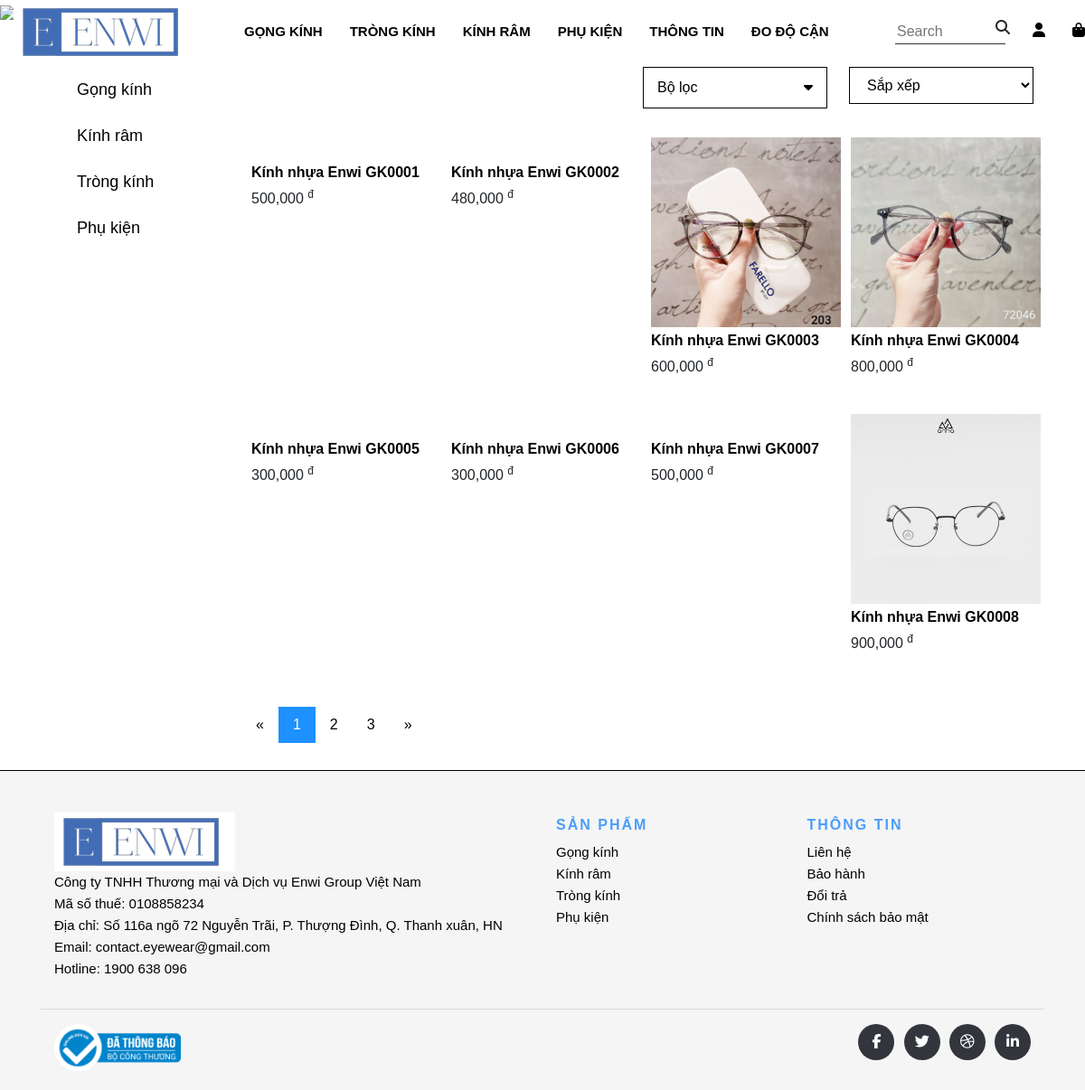
Screenshot of /chuyen-muc/L001/nhua-cung with the database file from the repository.
### tables this page shows
CREATE TABLE `sanpham` (
  `MaSP` varchar(20) NOT NULL,
  `MaLoai` varchar(10) NOT NULL,
  `TenSP` varchar(100) NOT NULL,
  `SoLuong` int(11) NOT NULL,
  `ThuongHieu` varchar(50) NOT NULL,
  `GiaTien` int(11) NOT NULL,
  `ChatLieu` varchar(50) NOT NULL,
  `XuatXu` varchar(50) NOT NULL,
  `ThongSo` varchar(50) DEFAULT NULL
);

CREATE TABLE `anh` (
  `MaAnh` int(1) NOT NULL,
  `MaSP` varchar(20) NOT NULL,
  `TenAnh` text NOT NULL
);

### application/controllers/ChuyenMuc.php (called while the page is built, shortened)
<?php if ( ! defined('BASEPATH')) exit('No direct script access allowed');
class ChuyenMuc extends CI_Controller {
	public function __construct()
	{
		$this->load->model('Model_SanPham');
	}
	public function ChuyenMucSanPham($MaLoai, $TinhChat){
		$start = 0;
		$limit = 8;
		$banner = array(
			'L001' => 'gkc.jpeg',
			'L002' => 'trongkinh.jpeg',
			'L003' => 'gkr.jpeg',
			'L004' => 'phukien.jpeg'
		);
		$slug = "";
		if($TinhChat == "nhua-cung"){
			$TinhChat = "Nhựa cứng";
			$slug = "nhua-cung";
		}else if($TinhChat == "hop-kinh"){
			$TinhChat = "Hộp kính";
			$slug = "hop-kinh";
		}else if($TinhChat == "tui-tote"){
			$TinhChat = "Túi tote";
			$slug = "tui-tote";
		}else if($TinhChat == "khan-nano"){
			$TinhChat = "Khăn Nano";
			$slug = "khan-nano";
		}else if($TinhChat == "day-deo-kinh"){
			$TinhChat = "Dây đeo kính";
			$slug = "day-deo-kinh";
		}
		$img_banner = $banner[$MaLoai];
		if(isset($_GET['trang'])){
			if($_GET['trang'] <= 0){
				$_GET['trang'] = 1;
			}
			$start = ($_GET['trang'] - 1) * $limit;
			$sumProduct = $this->Model_SanPham->getSumProductCategory($MaLoai, $TinhChat);
			$result = $this->Model_SanPham->getCategory($MaLoai, $TinhChat, $start, $limit);
			if($slug == ""){
				$data = array(
					'result' => $result,
					'page' => ceil($sumProduct / $limit),
					'MaLoai' => $MaLoai,
					'TinhChat' => $TinhChat,
					'img_banner' => $img_banner
				);
				return $this->load->view('ChuyenMuc', $data);
			}else{
				$data = array(
					'result' => $result,
					'page' => ceil($sumProduct / $limit),
					'MaLoai' => $MaLoai,
					'TinhChat' => $slug,
					'img_banner' => $img_banner
				);
				return $this->load->view('ChuyenMuc', $data);
			}
		}else{
			$sumProduct = $this->Model_SanPham->getSumProductCategory($MaLoai, $TinhChat);
			$result = $this->Model_SanPham->getCategory($MaLoai, $TinhChat, $start, $limit);
			if($slug == ""){
				$data = array(
					'result' => $result,
					'page' => ceil($sumProduct / $limit),
					'MaLoai' => $MaLoai,
					'TinhChat' => $TinhChat,
					'img_banner' => $img_banner
				);
				return $this->load->view('ChuyenMuc', $data);
			}else{
				$data = array(
					'result' => $result,
					'page' => ceil($sumProduct / $limit),
					'MaLoai' => $MaLoai,
					'TinhChat' => $slug,
					'img_banner' => $img_banner
				);
				return $this->load->view('ChuyenMuc', $data);
			}
		}
	}
}

### index.php (called while the page is built, shortened)
<?php
require_once BASEPATH.'core/CodeIgniter.php';

### application/models/Model_SanPham.php (called while the page is built, shortened)
<?php if ( ! defined('BASEPATH')) exit('No direct script access allowed');
class Model_SanPham extends CI_Model {
	public function getCategory($MaLoai,$TinhChat, $start, $limit){
		if($MaLoai == "L001"){
			$sql = "SELECT sanpham.*, loaisp.*, anh.* FROM `sanpham`, `loaisp`, `anh` WHERE sanpham.MaLoai = loaisp.MaLoai AND sanpham.MaSP = anh.MaSP AND sanpham.MaLoai = ? AND sanpham.ChatLieu = ? GROUP BY sanpham.MaSP LIMIT ?, ?";
			$result = $this->db->query($sql,array($MaLoai, $TinhChat, $start, $limit));
			return $result->result_array();
		}else if($MaLoai == "L002"){
			$sql = "SELECT sanpham.*, loaisp.*, anh.* FROM `sanpham`, `loaisp`, `anh` WHERE sanpham.MaLoai = loaisp.MaLoai AND sanpham.MaSP = anh.MaSP AND sanpham.MaLoai = ? AND sanpham.ThuongHieu = ? GROUP BY sanpham.MaSP LIMIT ?, ?";
			$result = $this->db->query($sql,array($MaLoai, $TinhChat, $start, $limit));
			return $result->result_array();
		}else if($MaLoai == "L003"){
			$sql = "SELECT sanpham.*, loaisp.*, anh.* FROM `sanpham`, `loaisp`, `anh` WHERE sanpham.MaLoai = loaisp.MaLoai AND sanpham.MaSP = anh.MaSP AND sanpham.MaLoai = ? GROUP BY sanpham.MaSP LIMIT ?, ?";
			$result = $this->db->query($sql,array($MaLoai,$start,$limit));
			return $result->result_array();
		}else if($MaLoai == "L004"){
			$TinhChat = "%".$TinhChat."%";
			$sql = "SELECT sanpham.*, loaisp.*, anh.* FROM `sanpham`, `loaisp`, `anh` WHERE sanpham.MaLoai = loaisp.MaLoai AND sanpham.MaSP = anh.MaSP AND sanpham.MaLoai = ? AND sanpham.TenSP LIKE ? GROUP BY sanpham.MaSP LIMIT ?, ?";
			$result = $this->db->query($sql,array($MaLoai, $TinhChat, $start, $limit));
			return $result->result_array();
		}
	}
}

### application/views/ChuyenMuc.php (the view, shortened to what this page needs)
<?php require(__DIR__.'/layouts/header.php'); ?>
<link rel="stylesheet" href="<?php echo base_url('public/css/cartegory.css'); ?>">
<img src="<?php echo base_url('uploads/'.$img_banner); ?>">
<section class="cartegory">
    <div class="container">
        <div class="row">
            <div class="cartegory-left">
                <ul>
                    <li class="cartegory-left-li"><a href="<?php echo base_url('chuyen-muc/L001/') ?>">Gọng kính</a></li>
                    <li class="cartegory-left-li"><a href="<?php echo base_url('chuyen-muc/L003/') ?>">Kính râm</a></li>
                    <li class="cartegory-left-li"><a href="<?php echo base_url('chuyen-muc/L002/') ?>">Tròng kính</a></li>
                    <li class="cartegory-left-li"><a href="<?php echo base_url('chuyen-muc/L004/') ?>">Phụ kiện</a></li>
                </ul>
            </div>
            <div class="cartegory-right row">
                <div class="cartegory-right-top-item">
                </div>
                <div class="cartegory-right-top-item">
                    <button> <span>Bộ lọc</span> <i class="fas fa-sort-down"></i> </button>
                </div>
                <div class="cartegory-right-top-item">
                    <select name="" id="" onchange="location = this.value;">
                        <option value="">Sắp xếp</option>
                    </select>
                </div>
                <div class="cartegory-right-content row">
                	<?php foreach ($result as $key => $value): ?>
                    	<div class="cartegory-right-content-item">
	                        <a href="<?php echo base_url('san-pham/'.$value['MaSP']); ?>">
	                            <img src="<?php echo base_url('uploads/'.$value['TenAnh']); ?>" alt="">
	                        </a>
	                        <h1><a style="color: black;" href="<?php echo base_url('san-pham/'.$value['MaSP']); ?>"><?php echo $value['TenSP']; ?></a></h1>
	                        <p><?php echo number_format($value['GiaTien']); ?> <sup>đ</sup></p>
	                    </div>
                    <?php endforeach ?>
                </div>
                <div class="pagination" style="margin-top: 30px; margin-bottom: 30px;">
                	<?php if(isset($_GET['trang']) && $_GET['trang'] == 2){ ?>
                		<a href="<?php echo base_url('chuyen-muc/'.$MaLoai.'/'.$TinhChat.''); ?>">«</a>
                	<?php }else if(isset($_GET['trang'])){ ?>
                		<a href="<?php echo base_url('chuyen-muc/'.$MaLoai.'/'.$TinhChat); ?>?trang=<?php echo $_GET['trang'] - 1; ?>">«</a>
                	<?php }else{ ?>
                		<a href="#">«</a>
                	<?php } ?>
                    <?php for ($i = 1; $i <= $page ; $i++) { ?>
                    	<?php if(!isset($_GET['trang']) && $i == 1){ ?>
                    		<a class="active" href="<?php echo base_url('chuyen-muc/'.$MaLoai.'/'.$TinhChat); ?>"><?php echo $i; ?></a>
                    	<?php }else if(isset($_GET['trang']) && $i == $_GET['trang']){ ?>
                    		<a class="active" href="<?php echo base_url('chuyen-muc/'.$MaLoai.'/'.$TinhChat); ?>?trang=<?php echo $i; ?>"><?php echo $i; ?></a>
                    	<?php }else{ ?>
                    		<a href="<?php echo base_url('chuyen-muc/'.$MaLoai.'/'.$TinhChat); ?>?trang=<?php echo $i; ?>"><?php echo $i; ?></a>
                    	<?php } ?>
                    <?php } ?>
                    <?php if(!isset($_GET['trang']) && $page >= 2){ ?>
                    	<a href="<?php echo base_url('chuyen-muc/'.$MaLoai.'/'.$TinhChat); ?>?trang=2">»</a>
                    <?php }else if(isset($_GET['trang']) && $page >= 2 && $page != $_GET['trang']){ ?>
						<a href="<?php echo base_url('chuyen-muc/'.$MaLoai.'/'.$TinhChat); ?>?trang=<?php echo $_GET['trang'] + 1; ?>">»</a>
					<?php }else{ ?>
						<a href="#">»</a>
					<?php } ?>
                </div>
            </div>
        </div>
    </div>
</section>
<?php require(__DIR__.'/layouts/footer.php'); ?>

### public/css/trangchu.css (style rules this page uses)
* { box-sizing: border-box; font-family: Arial, Helvetica, sans-serif; }
li { list-style: none; }
a { text-decoration: none; color: black; }

### public/css/cartegory.css (style rules this page uses)
img { vertical-align: middle; border-style: none; max-width: 100%; }
.cartegory { padding: 50px 0 0; }
.cartegory-left { width: 20%; }
.cartegory-left ul li { padding: 12px 0; }
.cartegory-left ul li a { color: black; font-size: 18px; }
.cartegory-right { width: 80%; }
.cartegory-right-top-item:first-child { flex: 2; font-size: 16px; font-weight: bold; }
.cartegory-right-top-item { flex: 1; padding: 0 12px; }
.cartegory-right-top-item button { width: 100%; padding: 10px 15px; display: flex; justify-content: space-between; background-color: white; border: 1px solid black; cursor: pointer; }
.cartegory-right-top-item select { width: 100%; padding: 10px 15px; display: flex; justify-content: space-between; background-color: white; border: 1px solid black; cursor: pointer; }
.cartegory-right-content { margin-top: 20px; }
.cartegory-right-content-item { width: calc(25% - 12px); text-align: left; padding: 12px 0; margin-left: 11px; }
.cartegory-right-content h1 { font-size: 16px; margin-top: 5px; color: black; font-weight: bold; }
.cartegory-right-content img { width: 100%; }
.pagination a { color: black; float: left; padding: 8px 16px; text-decoration: none; transition: background-color .3s; }
.pagination a.active { background-color: dodgerblue; color: white; }

### rows the page displays
sanpham: TenSP "Kính nhựa Enwi GK0001", GiaTien "500,000"
sanpham: TenSP "Kính nhựa Enwi GK0002", GiaTien "480,000"
sanpham: anh.TenAnh (picture), TenSP "Kính nhựa Enwi GK0003", GiaTien "600,000"
sanpham: anh.TenAnh (picture), TenSP "Kính nhựa Enwi GK0004", GiaTien "800,000"
sanpham: TenSP "Kính nhựa Enwi GK0005", GiaTien "300,000"
sanpham: TenSP "Kính nhựa Enwi GK0006", GiaTien "300,000"
sanpham: TenSP "Kính nhựa Enwi GK0007", GiaTien "500,000"
sanpham: anh.TenAnh (picture), TenSP "Kính nhựa Enwi GK0008", GiaTien "900,000"
